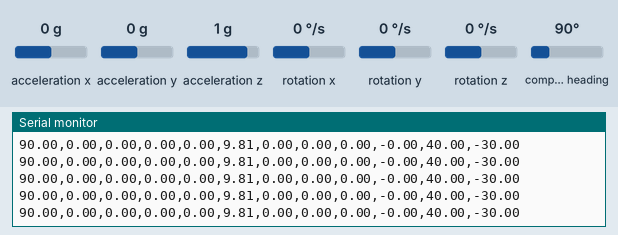
The sketch below on a simulated Arduino Uno, built with avr-gcc and run on an emulated ATmega328P. Parts: the last lines printed to the serial monitor. The test bench sets the inputs (shaded band); at power-on: acceleration x 0 g, acceleration y 0 g, acceleration z 1 g, rotation x 0 °/s, compass heading 90°, rotation y 0 °/s, rotation z 0 °/s.

Above: at 1.2 s.
1.3 s: acceleration x set to -1.4 g
At 1.34 s:
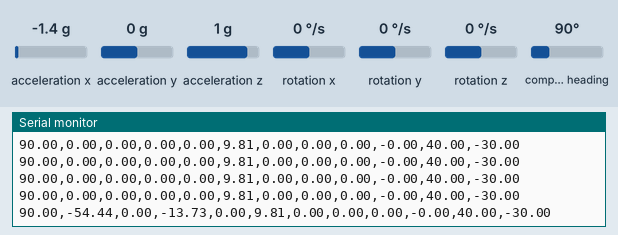
4.3 s: acceleration y set to -1.4 g
At 4.48 s:
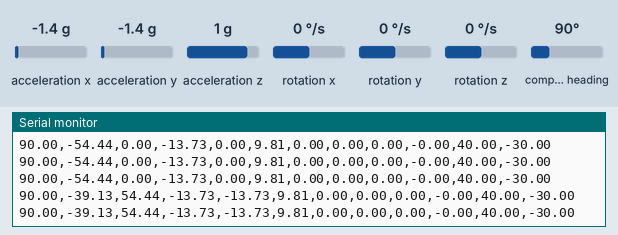
7.3 s: acceleration z set to -0.8 g
At 7.35 s:
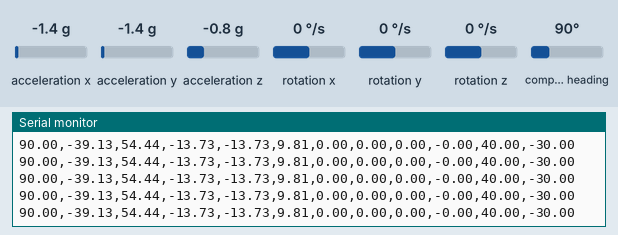
10.3 s: rotation x set to 100 °/s
At 10.4 s:
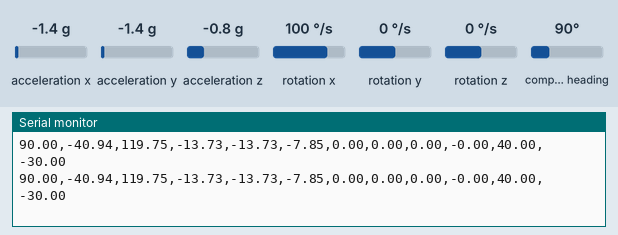
13.3 s: compass heading set to 352°
At 13.38 s:
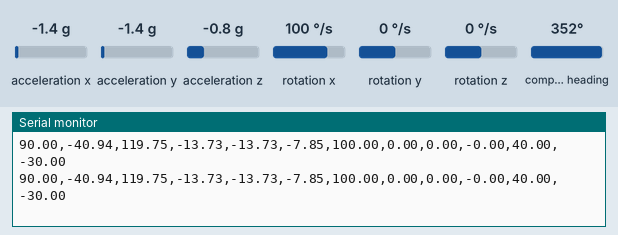
16.3 s: acceleration x set to -0.8 g
At 16.39 s:
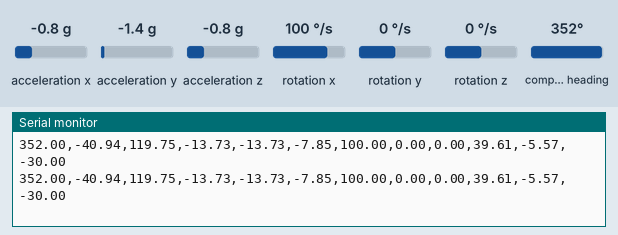
Timing chart, 0 to 19.3 s (numbered marks = the images above; inputs shaded):
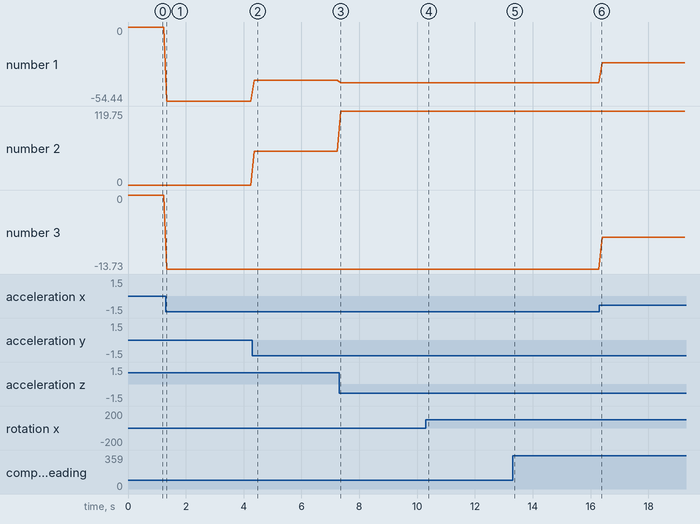

The sketch:

Arduino_BNO055.ino
```cpp
// Include necessary libraries
#include <Wire.h>
#include <Adafruit_Sensor.h>
#include <Adafruit_BNO055.h>

// Create an instance of the Adafruit BNO055 sensor
Adafruit_BNO055 bno = Adafruit_BNO055();

// Setup function: runs once at the beginning
void setup() {
  // Initialize the serial communication for debugging
  Serial.begin(9600);

  // Check if the BNO055 sensor is detected and initialize it
  if (!bno.begin()) {
    Serial.println("Could not find a valid BNO055 sensor, check wiring!");
    while (1);  // Stuck in an infinite loop if sensor is not found
  }

  // Use an external crystal for better accuracy
  bno.setExtCrystalUse(true);
}

// Loop function: runs repeatedly
void loop() {
  // Create variables to store sensor data
  sensors_event_t orientationData, accelData, gyroData, magData;

  // Read sensor data from the BNO055 sensor
  bno.getEvent(&orientationData, Adafruit_BNO055::VECTOR_EULER);
  bno.getEvent(&accelData, Adafruit_BNO055::VECTOR_ACCELEROMETER);
  bno.getEvent(&gyroData, Adafruit_BNO055::VECTOR_GYROSCOPE);
  bno.getEvent(&magData, Adafruit_BNO055::VECTOR_MAGNETOMETER);

  // Print orientation data (X, Y, Z)
  Serial.print(orientationData.orientation.x); Serial.print(",");
  Serial.print(orientationData.orientation.y); Serial.print(",");
  Serial.print(orientationData.orientation.z); Serial.print(",");

  // Print acceleration data (X, Y, Z)
  Serial.print(accelData.acceleration.x); Serial.print(",");
  Serial.print(accelData.acceleration.y); Serial.print(",");
  Serial.print(accelData.acceleration.z); Serial.print(",");

  // Print gyroscope data (X, Y, Z)
  Serial.print(gyroData.gyro.x); Serial.print(",");
  Serial.print(gyroData.gyro.y); Serial.print(",");
  Serial.print(gyroData.gyro.z); Serial.print(",");

  // Print magnetic field data (X, Y, Z)
  Serial.print(magData.magnetic.x); Serial.print(",");
  Serial.print(magData.magnetic.y); Serial.print(",");
  Serial.print(magData.magnetic.z); Serial.println();

  // Delay for a short period (100 milliseconds)
  delay(100);
}
```

Measured:
- after the input at 1.3 s, the serial monitor: prints a new line at once (image 1)
- after the input at 4.3 s, the serial monitor: prints a new line after 0.06 s (image 2)
- plotted number 1: 0 → -54.44 after the input at 1.3 s, -54.44 → -39.13 after the input at 4.3 s, -39.13 → -40.94 after the input at 7.3 s, -40.94 → -26.37 after the input at 16.3 s
- plotted number 2: 0 → 54.44 after the input at 4.3 s, 54.44 → 119.75 after the input at 7.3 s
- plotted number 3: 0 → -13.73 after the input at 1.3 s
